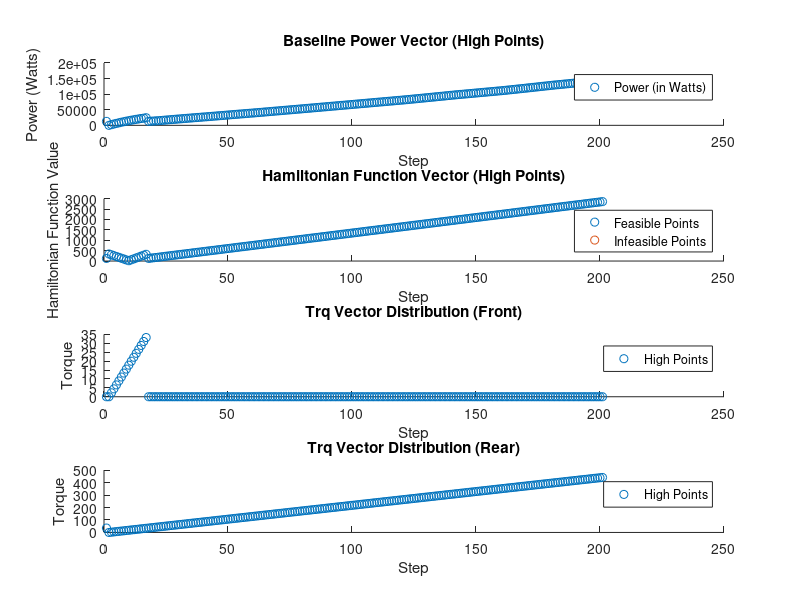

Write the MATLAB code that produced this figure. (Note: this script raises an error after producing the figure.)
close all
load("Full_analysis.mat")
load("Ham_analysis.mat")
load("Trq_dist.mat")
ndx = 1;

% High Points
Ham_high = Ham_analysis.high(ndx,2:end);
flag = Ham_analysis.flag_high(ndx,2:end) == 0;
Ham_feasible = Ham_high(flag);
Ham_infeasible = Ham_high(~flag);

Trq_f_high = 0.3012 * Trq_dist.high_F(ndx,2:end);
Trq_r_high = 0.3012 * Trq_dist.high_R(ndx,2:end);

% Low Points
Trq_f_low = 0.3012 * Trq_dist.low_F(ndx,2:end);
Trq_r_low = 0.3012 * Trq_dist.low_R(ndx,2:end);

% Middle Points
Trq_f_middle = 0.3012 * Trq_dist.middle_F(ndx,2:end);
Trq_r_middle = 0.3012 * Trq_dist.middle_R(ndx,2:end);

% Plot for High Points
figure;
subplot(4,1,1)
scatter(1:numel(Full_analysis.high(ndx,2:end)), Full_analysis.high(ndx,2:end));
title("Baseline Power Vector (High Points)")
xlabel('Step')
ylabel('Power (Watts)')
legend('Power (in Watts)');

subplot(4,1,2)
scatter(1:length(Ham_feasible), Ham_feasible,'green');
hold on 
scatter(1:length(Ham_infeasible), Ham_infeasible,'red');
title("Hamiltonian Function Vector (High Points)")
xlabel('Step')
ylabel('Hamiltonian Function Value')
legend('Feasible Points', 'Infeasible Points');

subplot(4,1,3)
scatter(1:numel(Trq_f_high), Trq_f_high,'yellow');
title("Trq Vector Distribution (Front)")
xlabel('Step')
ylabel('Torque')
legend('High Points');

subplot(4,1,4)
scatter(1:numel(Trq_r_high), Trq_r_high,'red');
title("Trq Vector Distribution (Rear)")
xlabel('Step')
ylabel('Torque')
legend('High Points');

sgtitle(['Optimization space for Trq, demand=',num2str(Trq_dist.demand_high(ndx))]);

% Plot for Low Points
figure;
subplot(4,1,1)
scatter(1:numel(Full_analysis.low(ndx,2:end)), Full_analysis.low(ndx,2:end));
title("Baseline Power Vector (Low Points)")
xlabel('Step')
ylabel('Power (Watts)')
legend('Power (in Watts)');

subplot(4,1,2)
scatter(1:numel(Ham_analysis.low(ndx,2:end)), Ham_analysis.low(ndx,2:end), 'green');
title("Hamiltonian Function Vector (Low Points)")
xlabel('Step')
ylabel('Hamiltonian Function Value')

subplot(4,1,3)
scatter(1:numel(Trq_f_low), Trq_f_low,'yellow');
title("Trq Vector Distribution (Front) (Low Points)")
xlabel('Step')
ylabel('Torque')

subplot(4,1,4)
scatter(1:numel(Trq_r_low), Trq_r_low,'red');
title("Trq Vector Distribution (Rear) (Low Points)")
xlabel('Step')
ylabel('Torque')

sgtitle(['Optimization space for Trq, demand=',num2str(Trq_dist.demand_low(ndx))]);

% Plot for Middle Points
figure;
subplot(4,1,1)
scatter(1:numel(Full_analysis.middle(ndx,2:end)), Full_analysis.middle(ndx,2:end));
title("Baseline Power Vector (Middle Points)")
xlabel('Step')
ylabel('Power (Watts)')
legend('Power (in Watts)');

subplot(4,1,2)
scatter(1:numel(Ham_analysis.middle(ndx,2:end)), Ham_analysis.middle(ndx,2:end),'green');
title("Hamiltonian Function Vector (Middle Points)")
xlabel('Step')
ylabel('Hamiltonian Function Value')

subplot(4,1,3)
scatter(1:numel(Trq_f_middle), Trq_f_middle,'yellow');
title("Trq Vector Distribution (Front) (Middle Points)")
xlabel('Step')
ylabel('Torque')

subplot(4,1,4)
scatter(1:numel(Trq_r_middle), Trq_r_middle,'red');
title("Trq Vector Distribution (Rear) (Middle Points)")
xlabel('Step')
ylabel('Torque')

sgtitle(['Optimization space for Trq, demand=',num2str(Trq_dist.demand_middle(ndx))]);
